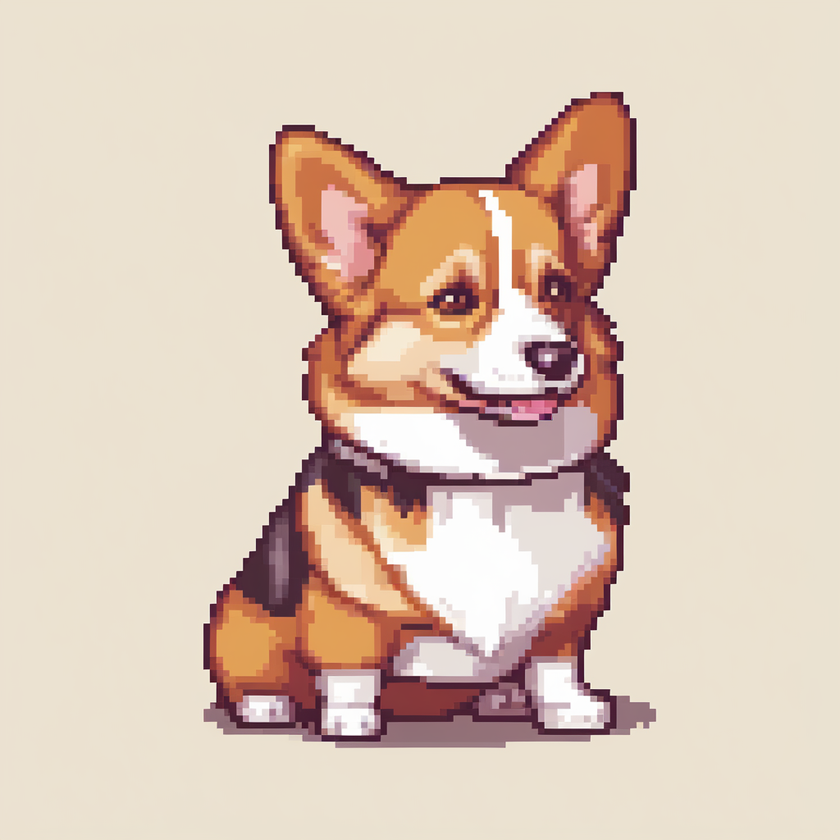
#> input picture example/pixel_corgo.png, 840 x 840 px, shrunk from 1024 x 1024 before the run
$ python slice_sheet.py --input example --output out
#> lines starting #> are read from the running program, lines starting #| are printed output that depends on the picture; after the words box and inside, x2 and y2 are one past the last pixel; in counts of white or black regions, pixels touching at a corner belong together
import os
import cv2
import argparse
import numpy as np
import logging
from tqdm import tqdm
from multiprocessing import Pool, cpu_count


def process_spritesheet(args):
#> called with args = ('example/pixel_corgo.png', 'out', False, 0)
    spritesheet_path, output_dir, draw_bounding_boxes, padding = args
    spritesheet = cv2.imread(spritesheet_path)
#> spritesheet is the input picture: shape (840, 840, 3); mean B, G, R 183.8, 199.7, 220.5
    original = spritesheet.copy()
    gray = cv2.cvtColor(spritesheet, cv2.COLOR_BGR2GRAY)
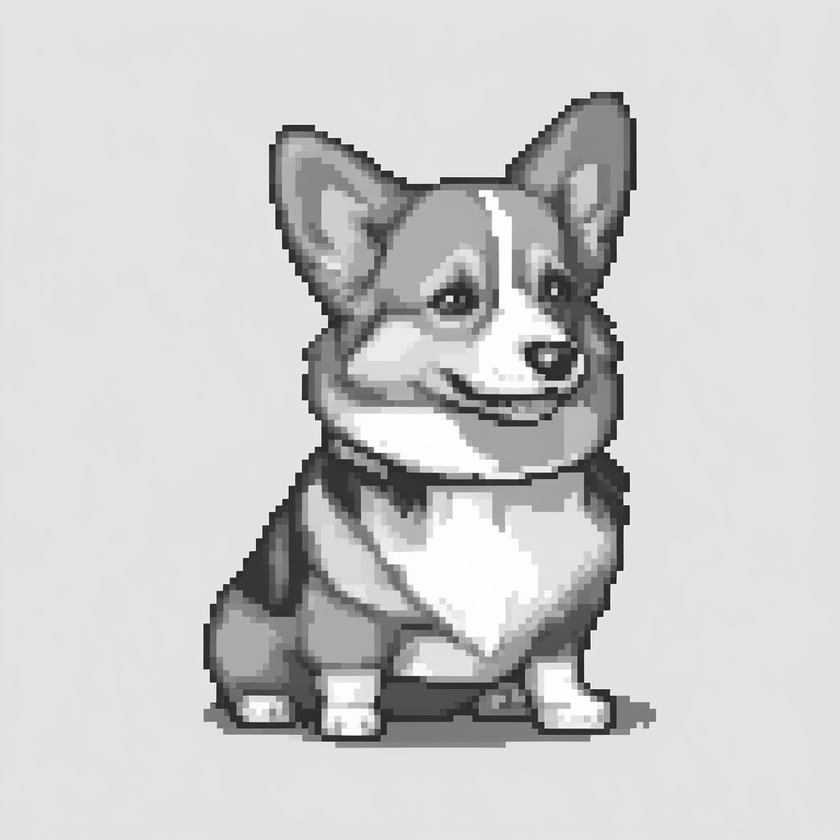
#> gray: shape (840, 840); min 14, max 255, mean 204.2
    thresh = cv2.threshold(gray, 0, 255, cv2.THRESH_BINARY_INV + cv2.THRESH_OTSU)[1]
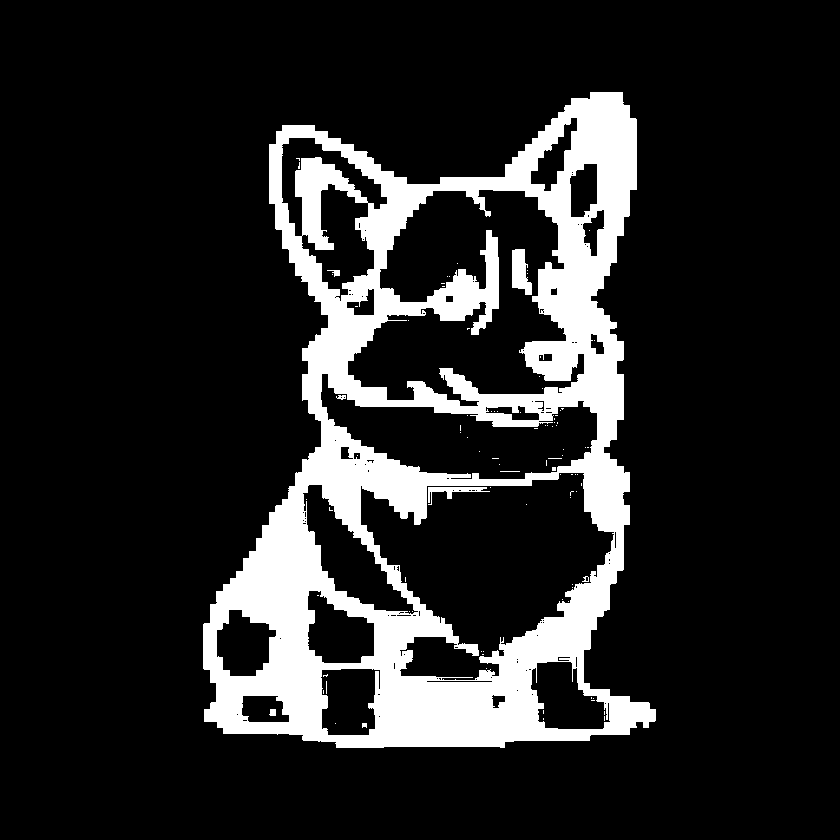
#> thresh: shape (840, 840); 15.2% white; 92 white regions (83 under 20 px), largest, box (x1, y1, x2, y2) and area: (203, 92, 656, 748) 105729, (512, 249, 532, 295) 632, (428, 487, 490, 505) 350

    kernel = cv2.getStructuringElement(cv2.MORPH_RECT, (3, 3))
    close = cv2.morphologyEx(thresh, cv2.MORPH_CLOSE, kernel, iterations=2)
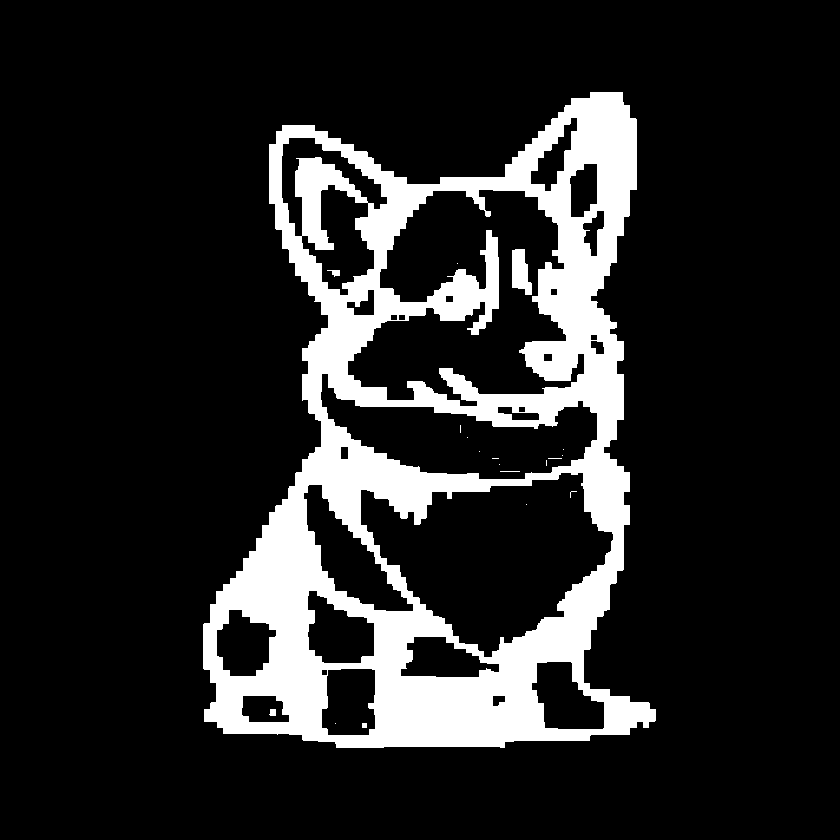
#> close: shape (840, 840); 15.5% white; 19 white regions (13 under 20 px), largest, box (x1, y1, x2, y2) and area: (203, 92, 656, 748) 108228, (512, 249, 532, 295) 656, (327, 270, 340, 277) 52, (269, 709, 276, 716) 43, (362, 723, 367, 728) 25, (500, 471, 520, 472) 20
    dilate = cv2.dilate(close, kernel, iterations=1)
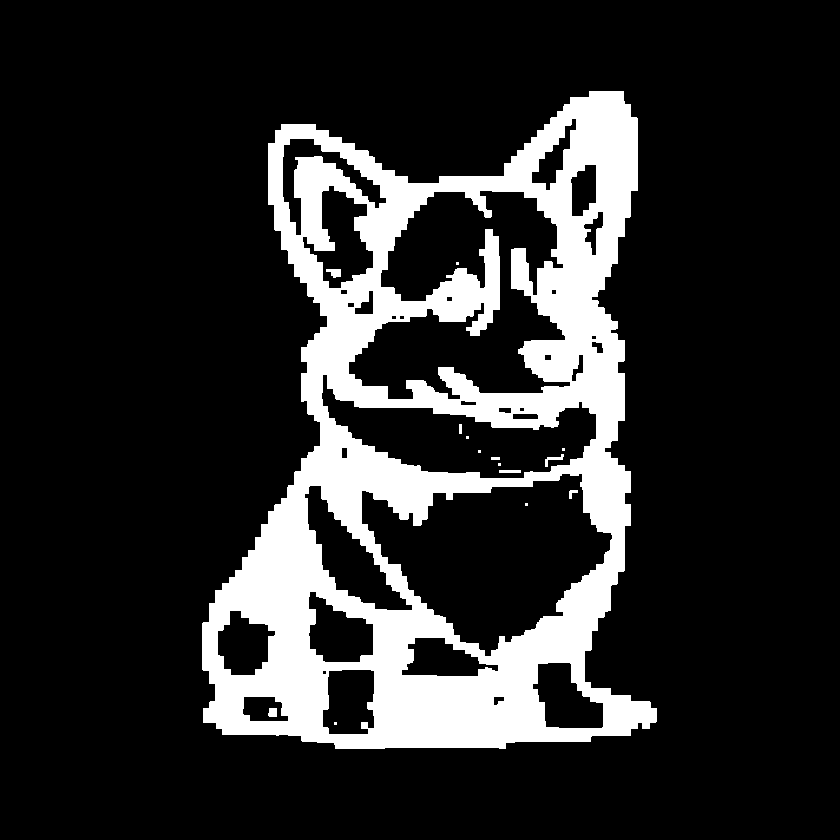
#> dilate: shape (840, 840); 17% white; 15 white regions (7 under 20 px)

    cnts = cv2.findContours(dilate, cv2.RETR_EXTERNAL, cv2.CHAIN_APPROX_SIMPLE)
#> cnts = 1 contour; box (x1, y1, x2, y2) and area: (202, 91, 657, 749) 210524
    cnts = cnts[0] if len(cnts) == 2 else cnts[1]

    sprite_number = 0
    for c in cnts:
        x, y, w, h = cv2.boundingRect(c)

        x = max(0, x - padding)
        y = max(0, y - padding)
        w = min(spritesheet.shape[1] - x, w + 2 * padding)
        h = min(spritesheet.shape[0] - y, h + 2 * padding)

        ROI = original[y : y + h, x : x + w]
        output_path = os.path.join(
            output_dir,
            f"sprite_{os.path.basename(spritesheet_path)}_{sprite_number}.png",
        )
        cv2.imwrite(output_path, ROI)
        sprite_number += 1
#> this loop made 1 pass
#> (x, y, w, h, sprite_number) on pass 1: (202, 91, 455, 658, 1)
#> pass 1, in process_spritesheet, `ROI = original[y : y + h, x : x + w]`:
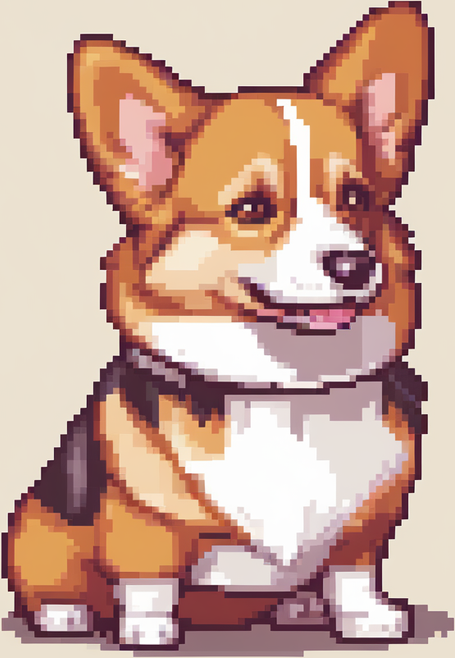
#> ROI: shape (658, 455, 3); mean B, G, R 150.4, 164.6, 200.9
#> after the loop, sprite_number = 1

    if draw_bounding_boxes:
        for c in cnts:
            x, y, w, h = cv2.boundingRect(c)

            x = max(0, x - padding)
            y = max(0, y - padding)
            w = min(spritesheet.shape[1] - x, w + 2 * padding)
            h = min(spritesheet.shape[0] - y, h + 2 * padding)

            cv2.rectangle(spritesheet, (x, y), (x + w, y + h), (36, 255, 12), 2)

        bounding_box_dir = os.path.join(output_dir, "bounding_boxes")
        os.makedirs(bounding_box_dir, exist_ok=True)
        bounding_box_path = os.path.join(
            bounding_box_dir, f"bounding_boxes_{os.path.basename(spritesheet_path)}"
        )
        cv2.imwrite(bounding_box_path, spritesheet)


def main():
    parser = argparse.ArgumentParser(description="Spritesheet Slicer")
    parser.add_argument(
        "-i",
        "--input",
        type=str,
        required=True,
        help="Input folder containing spritesheets",
    )
    parser.add_argument(
        "-o",
        "--output",
        type=str,
        required=True,
        help="Output folder for sliced images",
    )
    parser.add_argument(
        "-b",
        "--bounding-boxes",
        action="store_true",
        help="Save images with bounding boxes",
    )
    parser.add_argument(
        "-p",
        "--padding",
        type=int,
        default=0,
        help="Padding size for bounding boxes (default: 0)",
    )
    parser.add_argument(
        "-c",
        "--cores",
        type=int,
        default=1,
        help="Number of CPU cores to use (default: 1)",
    )
    args = parser.parse_args()

    input_folder = args.input
    output_folder = args.output
    draw_bounding_boxes = args.bounding_boxes
    padding = args.padding
    num_cores = args.cores

    logging.basicConfig(level=logging.INFO, format="%(message)s")

    os.makedirs(output_folder, exist_ok=True)

    spritesheet_files = [
        f for f in os.listdir(input_folder) if f.endswith(".png") or f.endswith(".jpg")
    ]

    logging.info(f"Found {len(spritesheet_files)} spritesheet files.")

    pool = Pool(processes=num_cores)
    process_args = [
        (
            os.path.join(input_folder, filename),
            output_folder,
            draw_bounding_boxes,
            padding,
        )
        for filename in spritesheet_files
    ]
    list(
        tqdm(pool.imap(process_spritesheet, process_args), total=len(spritesheet_files))
    )
    pool.close()
    pool.join()

    logging.info("Spritesheet slicing completed.")


if __name__ == "__main__":
    main()
